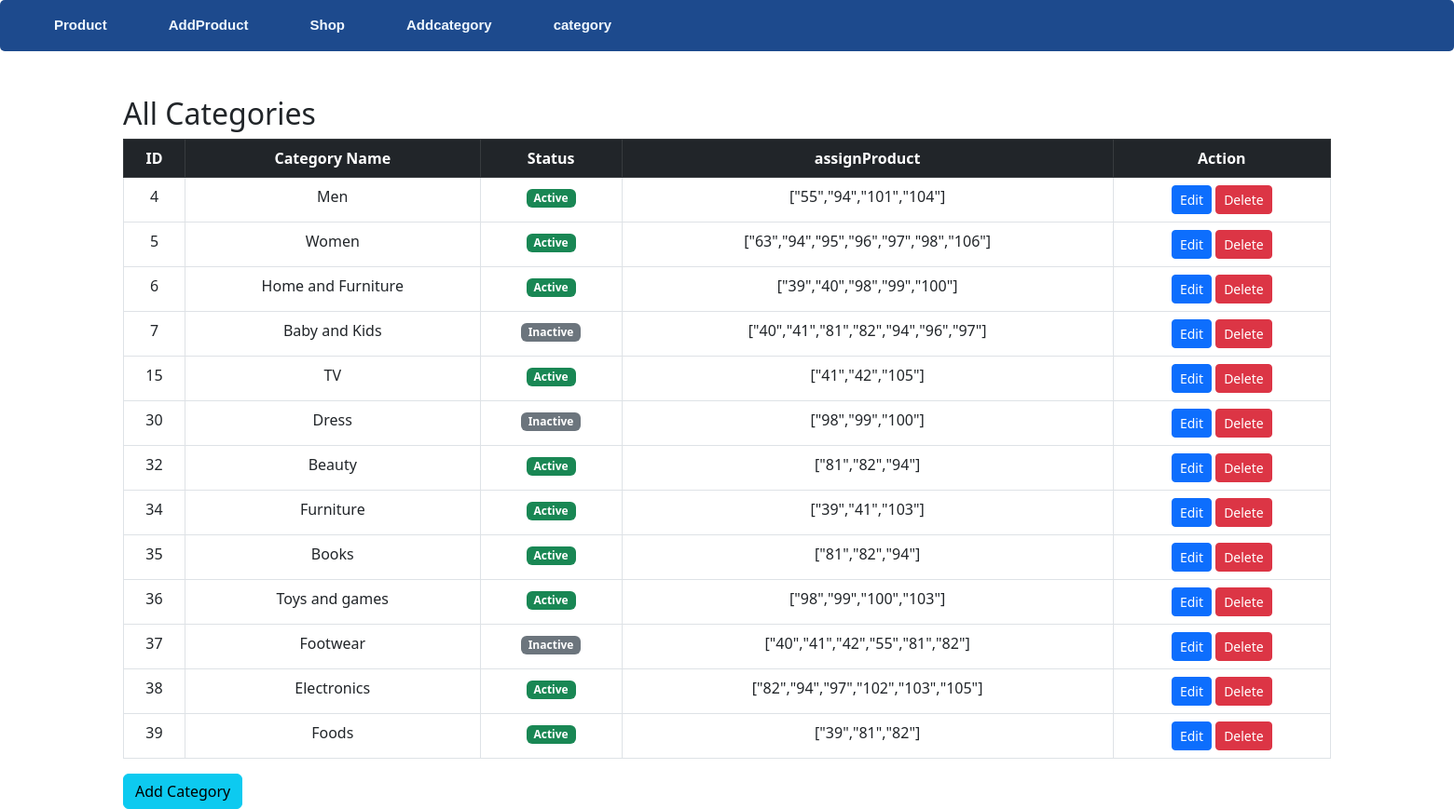
The app's page /category.php with its own data.
### tables this page shows
CREATE TABLE `categories` (
  `id` int(11) NOT NULL,
  `name` varchar(100) NOT NULL,
  `status` tinyint(1) DEFAULT 1,
  `assignProduct` varchar(225) DEFAULT NULL
);

### category.php (the view, shortened to what this page needs)
<?php
include 'conn.php';
include 'header.php';
?>
<!DOCTYPE html>
<html lang="en">
<head>
    <link rel="stylesheet" href="https://cdn.jsdelivr.net/npm/bootstrap@5.3.0/dist/css/bootstrap.min.css">
</head>
<body>
    <div class="container mt-5">
        <h2>All Categories</h2>
        <table class="table table-bordered text-center">
            <thead class="table-dark">
                <tr>
                    <th>ID</th>
                    <th>Category Name</th>
                    <th>Status</th>
                    <th>assignProduct</th>
                    <th>Action</th>
                </tr>
            </thead>
            <tbody>
                <?php
                $result = $conn->query("SELECT * FROM categories");
                if ($result->num_rows > 0) {
                    while ($row = $result->fetch_assoc()) {
                        echo "<tr>";
                        echo "<td>" . $row['id'] . "</td>";
                        echo "<td>" . $row['name'] . "</td>";
                        $status = $row['status'] == 1 ? 'Active' : 'Inactive';
                        $badgeClass = $row['status'] == 1 ? 'success' : 'secondary';
                        echo "<td><span class='badge bg-$badgeClass'>$status</span></td>";
                        echo "<td>" . $row['assignProduct'] . "</td>";
                        echo "<td><a href='category_form.php?id=" . $row['id'] . "' class='btn btn-primary btn-sm'>Edit</a>
                        <a href='delete_category.php?id=" . $row['id'] . "' class='btn btn-danger btn-sm' onclick='return confirm(\"Are you sure you want to delete this category?\");'>Delete</a></td>";
                        echo "</tr>";
                    }
                } else {
                    echo "<tr><td colspan='3'>No categories found</td></tr>";
                }
                ?>
            </tbody>
        </table>
        <a href="category_form.php" class="btn btn-info">Add Category</a>
    </div>
</body>
</html>

### records on screen
categories: id "4", name "Men", status "Active", assignProduct "[\"55\",\"94\",\"101\",\"104\"]"
categories: id "5", name "Women", status "Active", assignProduct "[\"63\",\"94\",\"95\",\"96\",\"97\",\"98\",\"106\"]"
categories: id "6", name "Home and Furniture", status "Active", assignProduct "[\"39\",\"40\",\"98\",\"99\",\"100\"]"
categories: id "7", name "Baby and Kids", status "Inactive", assignProduct "[\"40\",\"41\",\"81\",\"82\",\"94\",\"96\",\"97\"]"
categories: id "15", name "TV", status "Active", assignProduct "[\"41\",\"42\",\"105\"]"
categories: id "30", name "Dress", status "Inactive", assignProduct "[\"98\",\"99\",\"100\"]"
categories: id "32", name "Beauty", status "Active", assignProduct "[\"81\",\"82\",\"94\"]"
categories: id "34", name "Furniture", status "Active", assignProduct "[\"39\",\"41\",\"103\"]"
categories: id "35", name "Books", status "Active", assignProduct "[\"81\",\"82\",\"94\"]"
categories: id "36", name "Toys and games", status "Active", assignProduct "[\"98\",\"99\",\"100\",\"103\"]"
categories: id "37", name "Footwear", status "Inactive", assignProduct "[\"40\",\"41\",\"42\",\"55\",\"81\",\"82\"]"
categories: id "38", name "Electronics", status "Active", assignProduct "[\"82\",\"94\",\"97\",\"102\",\"103\",\"105\"]"
categories: id "39", name "Foods", status "Active", assignProduct "[\"39\",\"81\",\"82\"]"
